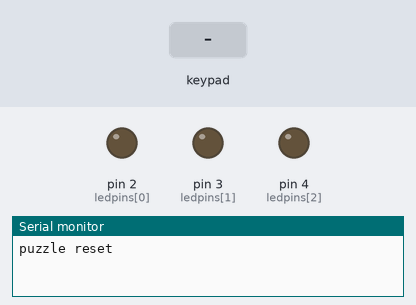
This sketch was run on a simulated Arduino Uno, built with avr-gcc and run on an emulated ATmega328P. Shown: output pins drawn as LEDs (lit = HIGH), the last lines printed to the serial monitor. Inputs (shaded band) come from the test bench.

Above: at 1.2 s.
1.3 s: keypad keys 1 2 3 4 # pressed 0.4 s apart
At 3.4 s:
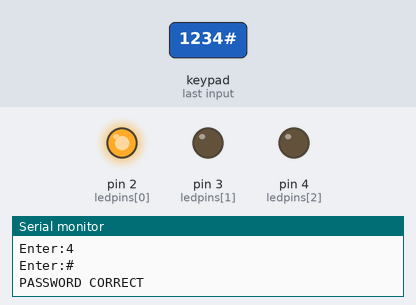
4.8 s: keypad keys 5 6 7 8 # pressed 0.4 s apart
At 7.1 s:
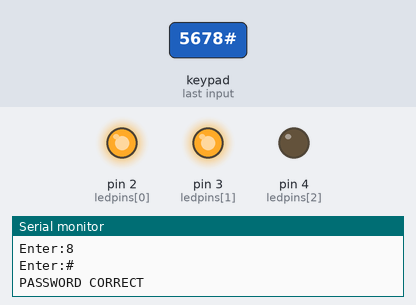
8.3 s: keypad keys 9 0 1 2 # pressed 0.4 s apart
At 11.3 s:
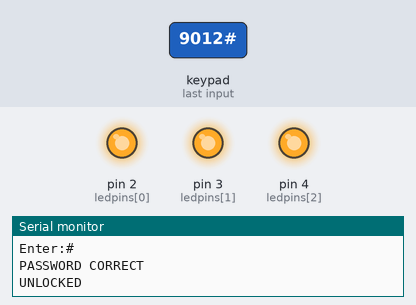
Timing chart, 0 to 13.4 s (numbered marks = the images above; inputs shaded):
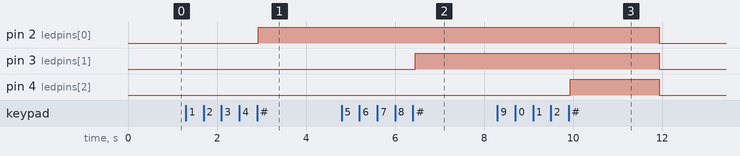

The sketch:

3-code-keypad.ino
```cpp
#include <Keypad.h>


String password = "";
String pass[] = {"1234","5678","9012"};
boolean correctpass = false;
int currentPhase = 0 ;    //which phase of the puzzle are they on

const byte ledpins[] = {2, 3, 4}; //pins for success leds
int ledNum = 3;                   //change this number for more leds (and add pins to above array)
const byte lock = 12;             //pin for relay to maglock

// Connect keypad ROW0, ROW1, ROW2 and ROW3 to these Arduino pins.
const byte ROWS = 4; // Four rows
const byte COLS = 4; // columns

byte rowPins[ROWS] = { 10, 9, 8, 7 };// Connect keypad COL0, COL1 and COL2 to these Arduino pins.
byte colPins[COLS] = { A0, A1, A2, A3 };

// Define the Keymap
char keys[ROWS][COLS] = {
  {'1', '2', '3', 'A'},
  {'4', '5', '6', 'B'},
  {'7', '8', '9', 'C'},
  {'*', '0', '#', 'D'}
};

// Create the Keypad
Keypad keypad = Keypad( makeKeymap(keys), rowPins, colPins, ROWS, COLS );

void setup() {
  Serial.begin(9600);
  for (int i = 0 ; i < ledNum ; i++) {
    pinMode(ledpins[i], OUTPUT);
  }
  puzzlereset();
  keypad.addEventListener(keypadEvent); //add an event listener for this keypad


}

void loop() {
  // put your main code here, to run repeatedly:
  delay(50);
  keypad.getKey();
  if (correctpass) {
    unlock();
  }
}

void keypadEvent(KeypadEvent eKey) {
  switch (keypad.getState()) {
    case PRESSED:

      Serial.print("Enter:");
      Serial.println(eKey);
      delay(10);
      switch (eKey) {
        case '#': checkPassword(); delay(1); password = ""; break;

        case '*': password = ""; delay(1); break;

        default: password = password + eKey; break;
      }
  }
}

void checkPassword() {
  if (password == pass[currentPhase]) {
    digitalWrite(ledpins[currentPhase],HIGH);
    currentPhase ++;
    Serial.println("PASSWORD CORRECT");
  }
  if (currentPhase == ledNum){
    correctpass = true;
  }
  else {
    correctpass = false;
  }
}


void unlock() {
  Serial.println("UNLOCKED");
  digitalWrite(lock, HIGH);
  delay(2000);
  puzzlereset();
}

void puzzlereset() {

  Serial.println("puzzle reset");
  correctpass = false;
  for (int i = 0 ; i < ledNum ; i++) {
    digitalWrite(ledpins[i], LOW);
  }
  digitalWrite(lock, LOW);

}
```

Measured:
- after the input at 1.3 s, pin 2 (ledpins[0]): LOW → HIGH after 1.6 s
- after the input at 4.8 s, pin 3 (ledpins[1]): LOW → HIGH after 1.7 s
- after the input at 8.3 s, pin 2 (ledpins[0]), pin 3 (ledpins[1]): HIGH → LOW after 3.6 s; pin 4 (ledpins[2]): LOW → HIGH after 1.6 s, → LOW 2.0 s later
